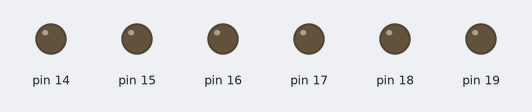
A sketch run on a simulated Arduino Uno, built with avr-gcc and run on an emulated ATmega328P. Shown: output pins drawn as LEDs (lit = HIGH). What the sketch prints to the serial monitor is not drawn.

Above: at 1.0 s.
At 2.7 s:
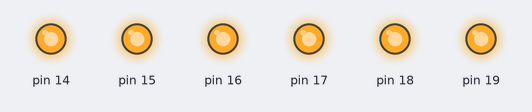
At 4.2 s:
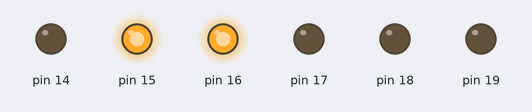
At 9.2 s:
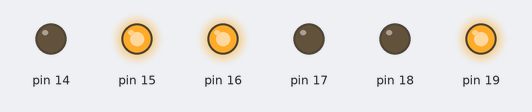
At 12.5 s:
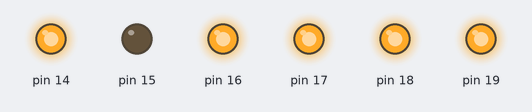
At 17.2 s:
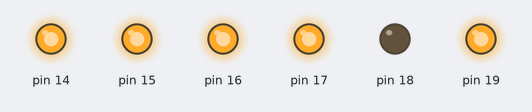
Timing chart, 0 to 19.0 s (numbered marks = the images above):
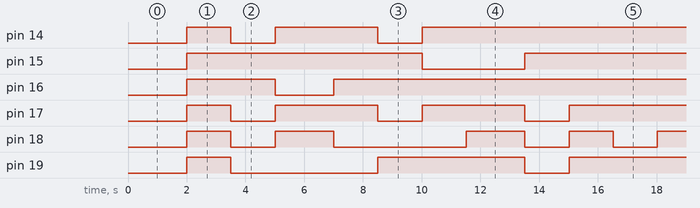

Measured:
- by itself, pin 14: repeats every 16.5 s: LOW 1.5 s, HIGH 3.5 s, LOW 1.5 s, HIGH 10.0 s
- by itself, pin 15: goes HIGH 8.0 s, LOW 3.5 s, HIGH 13.0 s, LOW 3.0 s, then HIGH
- by itself, pin 16: goes HIGH 3.0 s, LOW 2.0 s, HIGH 14.5 s, LOW 1.5 s, HIGH 15.0 s, LOW 1.5 s, then HIGH
- by itself, pin 17–19: moves between LOW and HIGH, repeating every 16.5 s

The sketch:

5-1_flagPTTN.ino
```cpp
int ev = 0, ev2 = 0, flag = 0;
const byte dx[] = {B00111111,B00000110,B01011011,B01001111,
B01100110,B01101101,B01111101,B00000111,B01111111,B01101111,0xFF };//endcode
void setup() {
  Serial.begin(9600);
  DDRC = 0xFF;
  TCCR2A = 0x02; //setup Timer#2 as CTC
  TCCR2B = B111; //prescaler with clk/n
  OCR2A = 255;
  TIMSK2 = 0x02; //enable OCR2A interrupt
  sei();
}
ISR(TIMER2_COMPA_vect) {
  ev++;
  if (ev == 100) {
    ev = 0;
    flag = 1;
  }
}
void loop() {
  Serial.print(ev2);
  if (flag) {
    flag = 0;
    if ( dx[ev2] == 0xFF ) ev2 = 0;
    PORTC = dx[ev2];
    ev2++;
  }
  delay(500);
  Serial.print("\t");
  Serial.print(ev);
  Serial.print(" ");
  Serial.print(flag);
  Serial.print(" ");
  Serial.println(PORTC, BIN);
}
```
